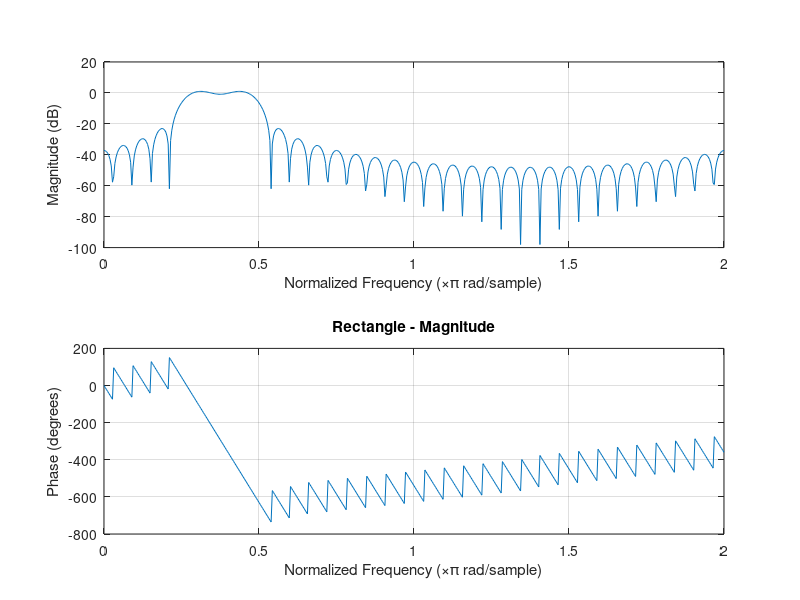
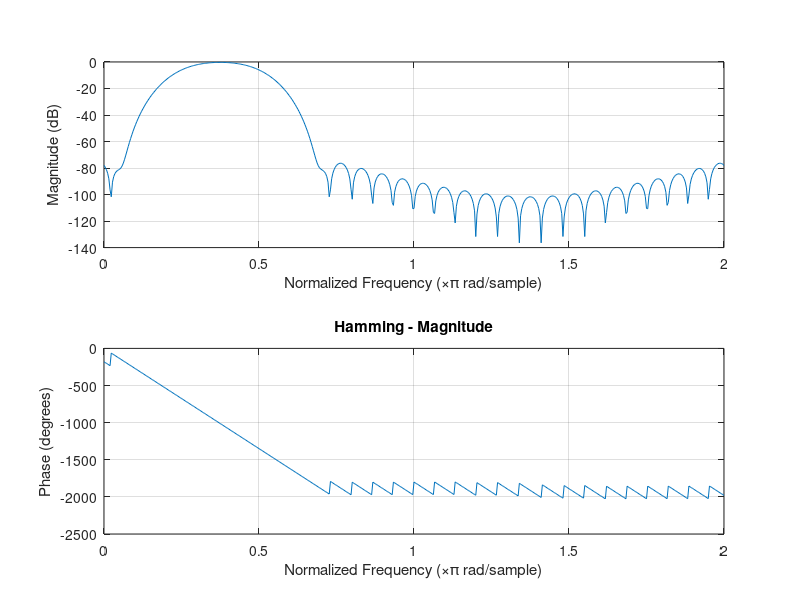
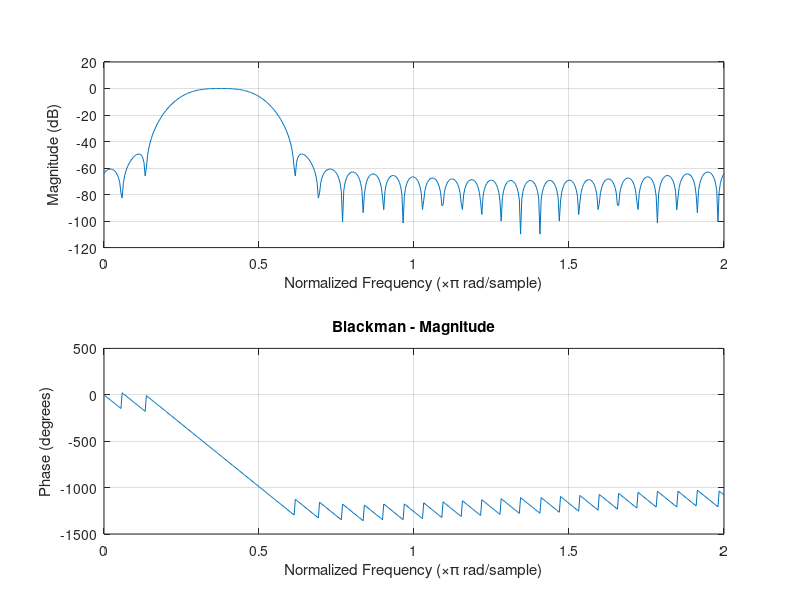

Source code (MATLAB) for these figures, in order:
clc
close all
clear all

M = 31;
wc = pi/2;

% Band Pass Filter

% Rectangle

for n = 0:M 
    r = @(w) exp(-1i*w*(n-(M-1)/2));
    q = integral(r,-pi/2,-pi/4);
    y(n+1) = (1/(2*pi))*q;
    w = 1;
    h1(n+1) = y(n+1).*w;
end    

figure;
freqz(h1);
title("Rectangle - Magnitude");

% Hamming

for n = 0:M 
    r = @(w) exp(-1i*w*(n-(M-1)/2));
    q = integral(r,-pi/2,-pi/4);
    y(n+1) = (1/(2*pi))*q;
    w(n+1) = 0.42 - 0.5*(cos(2*pi*n/(M-1))) + 0.08*cos(4*pi*n/(M-1));
    h2(n+1) = y(n+1).*w(n+1);
end    

figure;
freqz(h2);
title("Hamming - Magnitude");

% Blackman

for n = 0:M 
    r = @(w) exp(-1i*w*(n-(M-1)/2));
    q = integral(r,-pi/2,-pi/4);
    y(n+1) = (1/(2*pi))*q;
    w(n+1) = 0.54 - 0.46*(cos(2*pi*n/(M-1)));
    h3(n+1) = y(n+1).*w(n+1);
end    

figure;
freqz(h3);
title("Blackman - Magnitude");
